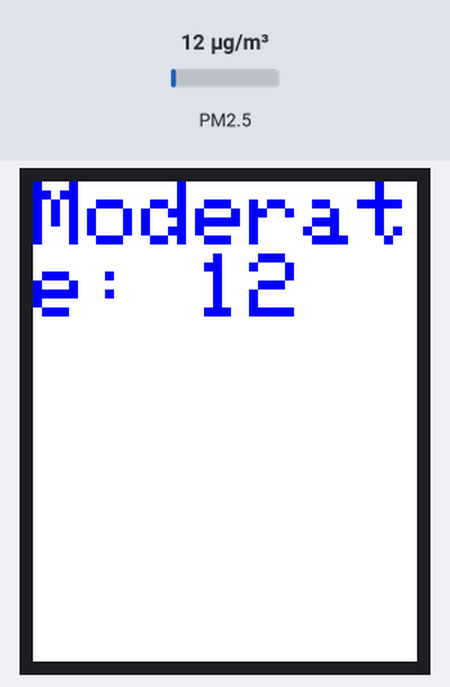
The sketch below on a simulated Arduino Uno, built with avr-gcc and run on an emulated ATmega328P. Parts: 128×160 colour display. Inputs (shaded band) come from the test bench; at power-on: PM2.5 12 µg/m³. What the sketch prints to the serial monitor is not drawn.

Above: at 3.3 s.
3.4 s: PM2.5 set to 6 µg/m³
At 7.6 s:
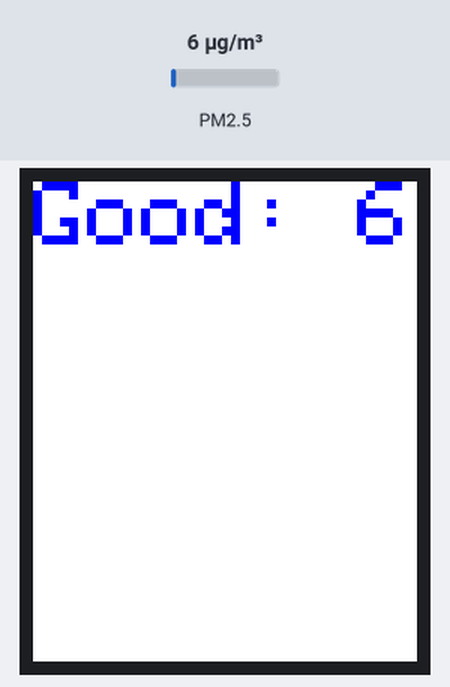
12.4 s: PM2.5 set to 75 µg/m³
At 15.5 s:
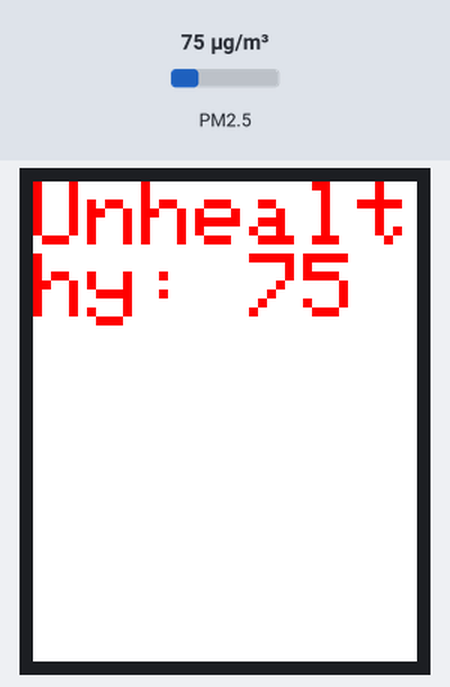
21.4 s: PM2.5 set to 52 µg/m³
At 23.5 s:
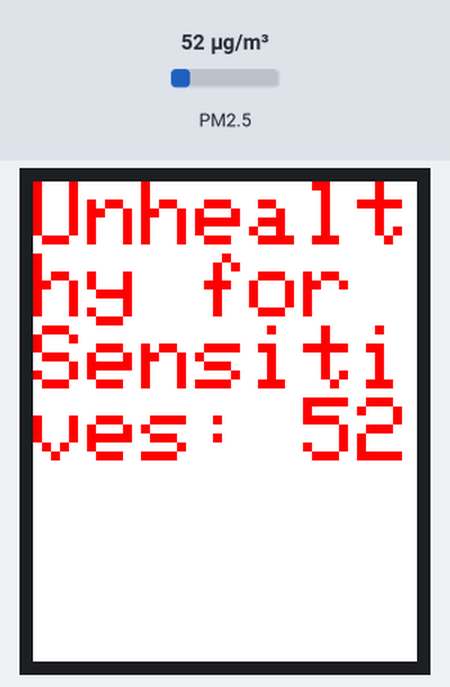
30.4 s: PM2.5 set to 32 µg/m³
At 35.7 s:
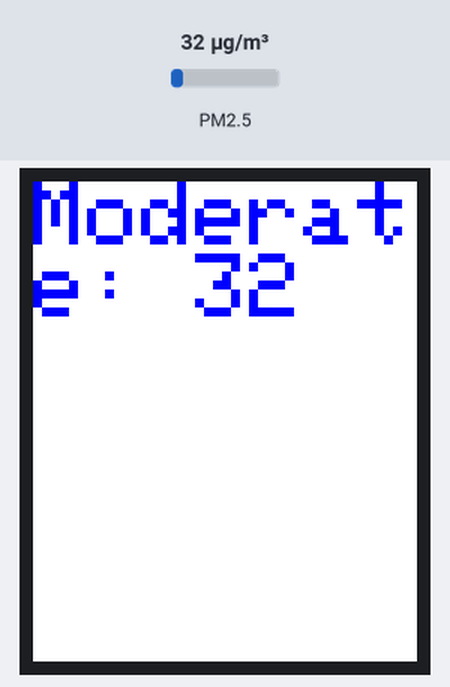
Timing chart, 0 to 37.2 s (numbered marks = the images above; inputs shaded):
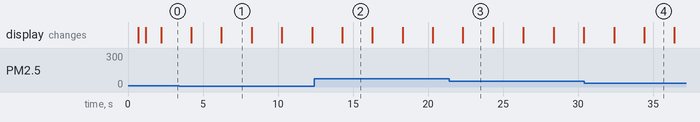

Measured:
- after the input at 3.4 s, the display: first differs from a run without the input after 2.8 s (image 1)
- after the input at 12.4 s, the display: changes after 1.9 s (image 2)
- after the input at 21.4 s, the display: changes after 0.93 s (image 3)
- after the input at 30.4 s, the display: first differs from a run without the input after 4.0 s (image 4)
- what the display in image 1 shows lasts 2.0 s, from 6.2 s to 8.2 s

The sketch:

PM2.5_monitor.ino
```cpp
#include <Adafruit_GFX.h>    // Core graphics library
#include <Adafruit_ST7735.h> // Hardware-specific library for ST7735
#include <Adafruit_ST7789.h> // Hardware-specific library for ST7789
#include <SPI.h>
#include "Adafruit_PM25AQI.h"


#define TFT_CS        10
#define TFT_RST        9 // Or set to -1 and connect to Arduino RESET pin
#define TFT_DC         8
 // For 1.44" and 1.8" TFT with ST7735 use:
Adafruit_ST7735 tft = Adafruit_ST7735(TFT_CS, TFT_DC, TFT_RST);
// color definitions
const uint16_t  color_black        = 0x0000;
const uint16_t  color_blue         = 0x001F;
const uint16_t  color_white        = 0xFFFF;
uint16_t text_color         = color_blue;
uint16_t background_color    = color_white;
const uint16_t  color_red          = 0xF800;
uint16_t font_size = 3 ;


// If your PM2.5 is UART only, for UNO and others (without hardware serial)
// we must use software serial...
// pin #2 is IN from sensor (TX pin on sensor), leave pin #3 disconnected
// comment these two lines if using hardware serial
//#include <SoftwareSerial.h>
//SoftwareSerial pmSerial(2, 3);

Adafruit_PM25AQI aqi = Adafruit_PM25AQI();
bool hasLED;

void setup() {

  tft.initR(INITR_BLACKTAB);      // Init ST7735S chip, black tab
   delay(500);
	tft.setFont();
	tft.fillScreen(background_color);
	tft.setTextColor(text_color);
	tft.setTextSize(font_size);
   tft.setCursor(0, 0);
//  tft.setTextColor(color);
  tft.setTextWrap(true);
  tft.print("are you ready to measure AIR QUALITY!?");
  delay(500);
  tft.fillScreen(background_color);

  if(hasLED){
  // initialize digital pin LED_BUILTIN as an output.
    pinMode(LED_BUILTIN, OUTPUT);
  }
  // Wait for serial monitor to open
  Serial.begin(115200);
  while (!Serial) delay(10);

  Serial.println("Adafruit PMSA003I Air Quality Sensor");

  // Wait one second for sensor to boot up!
  delay(1000);

  // If using serial, initialize it and set baudrate before starting!
  // Uncomment one of the following
  //Serial1.begin(9600);
  //pmSerial.begin(9600);

  // There are 3 options for connectivity!
  if (! aqi.begin_I2C()) {      // connect to the sensor over I2C
  //if (! aqi.begin_UART(&Serial1)) { // connect to the sensor over hardware serial
  //if (! aqi.begin_UART(&pmSerial)) { // connect to the sensor over software serial
    Serial.println("Could not find PM 2.5 sensor!");
    while (1) delay(10);
  }

  Serial.println("PM25 found!");
}

void loop() {

  PM25_AQI_Data data;

  if (! aqi.read(&data)) {
    Serial.println("Could not read from AQI");
    delay(500);  // try again in a bit!
    return;
  }

 //levels per https://www.epa.gov/system/files/documents/2024-02/pm-naaqs-air-quality-index-fact-sheet.pdf

if(data.pm25_env >= 225.4){//Hazardous level per https://en.wikipedia.org/wiki/Air_quality_index
  if(hasLED){
    digitalWrite(LED_BUILTIN, HIGH);  // turn the LED on (HIGH is the voltage level)
   }
    Serial.print("AQI: Hazardous. PM2.5: ");
    Serial.println(data.pm25_env);
    tft.setTextColor(color_red);
    tft.setCursor(0, 0);
    tft.print("Unhealthy: ");
    tft.print(data.pm25_env);
    delay(2000);
    tft.fillScreen(background_color);
  }
else if(data.pm25_env >= 125.5){//Very Unhealthy level per https://en.wikipedia.org/wiki/Air_quality_index
  if(hasLED){
    digitalWrite(LED_BUILTIN, HIGH);  // turn the LED on (HIGH is the voltage level)
   }
    Serial.print("AQI: Very Unhealthy. PM2.5: ");
    Serial.println(data.pm25_env);
    tft.setTextColor(color_red);
    tft.setCursor(0, 0);
    tft.print("Unhealthy: ");
    tft.print(data.pm25_env);
    delay(2000);
    tft.fillScreen(background_color);
  }
else if(data.pm25_env >= 55.5){//Unhealthy level per https://en.wikipedia.org/wiki/Air_quality_index
  if(hasLED){
    digitalWrite(LED_BUILTIN, HIGH);  // turn the LED on (HIGH is the voltage level)
   }
    Serial.print("AQI: Unhealthy. PM2.5: ");
    Serial.println(data.pm25_env);
    tft.setTextColor(color_red);
    tft.setCursor(0, 0);
    tft.print("Unhealthy: ");
    tft.print(data.pm25_env);
    delay(2000);
    tft.fillScreen(background_color);
  }
  else if(data.pm25_env >= 35.5 && data.pm25_env < 55.5){//Unhealthy for Sensitive Groups level per https://en.wikipedia.org/wiki/Air_quality_index
  if(hasLED){
    digitalWrite(LED_BUILTIN, HIGH);  // turn the LED on (HIGH is the voltage level)
   }
    Serial.print("AQI: Unhealthy for Sensitive Groups. PM2.5: ");
    Serial.println(data.pm25_env);
    tft.setTextColor(color_red);
    tft.setCursor(0, 0);
    tft.print("Unhealthy for Sensitives: ");
    tft.print(data.pm25_env);
    delay(2000);
    tft.fillScreen(background_color);

  }
  else if(data.pm25_env > 9 && data.pm25_env < 35.5){
    if(hasLED){
       digitalWrite(LED_BUILTIN, HIGH);  // turn the LED on (HIGH is the voltage level)
    }
    Serial.print("AQI: Moderate. PM2.5: ");
    Serial.println(data.pm25_env);
    tft.setTextColor(color_blue);
    tft.setCursor(0, 0);
    tft.print("Moderate: ");
    tft.print(data.pm25_env);
    delay(2000);
    tft.fillScreen(background_color);

  }
  else{
     if(hasLED){
       digitalWrite(LED_BUILTIN, LOW);   // turn the LED off by making the voltage LOW
     }
     Serial.print("AQI: Good. PM 2.5: ");
     Serial.println(data.pm25_env);
     tft.setTextColor(color_blue);
     tft.setCursor(0, 0);
     tft.print("Good: ");
     tft.print(data.pm25_env);
     delay(2000);
     tft.fillScreen(background_color);

  }


  delay(2000);
}
```
